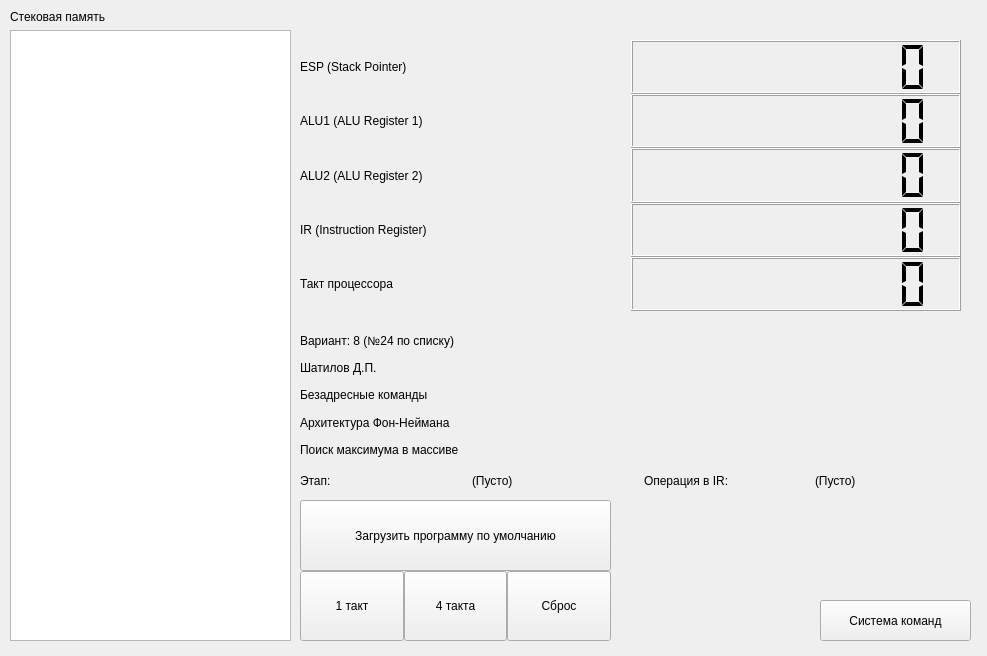
<?xml version="1.0" encoding="UTF-8"?>
<ui version="4.0">
 <class>MainWindow</class>
 <widget class="QMainWindow" name="MainWindow">
  <property name="geometry">
   <rect>
    <x>0</x>
    <y>0</y>
    <width>987</width>
    <height>656</height>
   </rect>
  </property>
  <property name="windowTitle">
   <string>Эмулятор ЦП</string>
  </property>
  <widget class="QWidget" name="centralwidget">
   <widget class="QWidget" name="verticalLayoutWidget">
    <property name="geometry">
     <rect>
      <x>10</x>
      <y>10</y>
      <width>281</width>
      <height>631</height>
     </rect>
    </property>
    <layout class="QVBoxLayout" name="verticalLayout">
     <item>
      <widget class="QLabel" name="label">
       <property name="text">
        <string>Стековая память</string>
       </property>
      </widget>
     </item>
     <item>
      <widget class="QListWidget" name="listWidget">
       <property name="selectionMode">
        <enum>QAbstractItemView::NoSelection</enum>
       </property>
      </widget>
     </item>
    </layout>
   </widget>
   <widget class="QWidget" name="verticalLayoutWidget_2">
    <property name="geometry">
     <rect>
      <x>300</x>
      <y>40</y>
      <width>661</width>
      <height>271</height>
     </rect>
    </property>
    <layout class="QVBoxLayout" name="verticalLayout_2">
     <property name="spacing">
      <number>0</number>
     </property>
     <item>
      <layout class="QHBoxLayout" name="horizontalLayout">
       <item>
        <widget class="QLabel" name="label_2">
         <property name="text">
          <string>ESP (Stack Pointer)</string>
         </property>
        </widget>
       </item>
       <item>
        <widget class="QLCDNumber" name="lcdNumber">
         <property name="palette">
          <palette>
           <active>
            <colorrole role="WindowText">
             <brush brushstyle="SolidPattern">
              <color alpha="255">
               <red>255</red>
               <green>0</green>
               <blue>0</blue>
              </color>
             </brush>
            </colorrole>
           </active>
           <inactive>
            <colorrole role="WindowText">
             <brush brushstyle="SolidPattern">
              <color alpha="255">
               <red>0</red>
               <green>0</green>
               <blue>0</blue>
              </color>
             </brush>
            </colorrole>
           </inactive>
           <disabled>
            <colorrole role="WindowText">
             <brush brushstyle="SolidPattern">
              <color alpha="255">
               <red>120</red>
               <green>120</green>
               <blue>120</blue>
              </color>
             </brush>
            </colorrole>
           </disabled>
          </palette>
         </property>
         <property name="smallDecimalPoint">
          <bool>false</bool>
         </property>
         <property name="digitCount">
          <number>10</number>
         </property>
         <property name="mode">
          <enum>QLCDNumber::Hex</enum>
         </property>
         <property name="segmentStyle">
          <enum>QLCDNumber::Flat</enum>
         </property>
         <property name="value" stdset="0">
          <double>0.000000000000000</double>
         </property>
         <property name="intValue" stdset="0">
          <number>0</number>
         </property>
        </widget>
       </item>
      </layout>
     </item>
     <item>
      <layout class="QHBoxLayout" name="horizontalLayout_3">
       <item>
        <widget class="QLabel" name="label_4">
         <property name="text">
          <string>ALU1 (ALU Register 1)</string>
         </property>
        </widget>
       </item>
       <item>
        <widget class="QLCDNumber" name="lcdNumber_3">
         <property name="palette">
          <palette>
           <active>
            <colorrole role="WindowText">
             <brush brushstyle="SolidPattern">
              <color alpha="255">
               <red>255</red>
               <green>0</green>
               <blue>0</blue>
              </color>
             </brush>
            </colorrole>
           </active>
           <inactive>
            <colorrole role="WindowText">
             <brush brushstyle="SolidPattern">
              <color alpha="255">
               <red>0</red>
               <green>0</green>
               <blue>0</blue>
              </color>
             </brush>
            </colorrole>
           </inactive>
           <disabled>
            <colorrole role="WindowText">
             <brush brushstyle="SolidPattern">
              <color alpha="255">
               <red>120</red>
               <green>120</green>
               <blue>120</blue>
              </color>
             </brush>
            </colorrole>
           </disabled>
          </palette>
         </property>
         <property name="digitCount">
          <number>10</number>
         </property>
         <property name="mode">
          <enum>QLCDNumber::Dec</enum>
         </property>
         <property name="segmentStyle">
          <enum>QLCDNumber::Flat</enum>
         </property>
        </widget>
       </item>
      </layout>
     </item>
     <item>
      <layout class="QHBoxLayout" name="horizontalLayout_4">
       <item>
        <widget class="QLabel" name="label_5">
         <property name="text">
          <string>ALU2 (ALU Register 2)</string>
         </property>
        </widget>
       </item>
       <item>
        <widget class="QLCDNumber" name="lcdNumber_4">
         <property name="palette">
          <palette>
           <active>
            <colorrole role="WindowText">
             <brush brushstyle="SolidPattern">
              <color alpha="255">
               <red>255</red>
               <green>0</green>
               <blue>0</blue>
              </color>
             </brush>
            </colorrole>
           </active>
           <inactive>
            <colorrole role="WindowText">
             <brush brushstyle="SolidPattern">
              <color alpha="255">
               <red>0</red>
               <green>0</green>
               <blue>0</blue>
              </color>
             </brush>
            </colorrole>
           </inactive>
           <disabled>
            <colorrole role="WindowText">
             <brush brushstyle="SolidPattern">
              <color alpha="255">
               <red>120</red>
               <green>120</green>
               <blue>120</blue>
              </color>
             </brush>
            </colorrole>
           </disabled>
          </palette>
         </property>
         <property name="digitCount">
          <number>10</number>
         </property>
         <property name="mode">
          <enum>QLCDNumber::Dec</enum>
         </property>
         <property name="segmentStyle">
          <enum>QLCDNumber::Flat</enum>
         </property>
        </widget>
       </item>
      </layout>
     </item>
     <item>
      <layout class="QHBoxLayout" name="horizontalLayout_2">
       <item>
        <widget class="QLabel" name="label_3">
         <property name="text">
          <string>IR (Instruction Register)</string>
         </property>
        </widget>
       </item>
       <item>
        <widget class="QLCDNumber" name="lcdNumber_2">
         <property name="palette">
          <palette>
           <active>
            <colorrole role="WindowText">
             <brush brushstyle="SolidPattern">
              <color alpha="255">
               <red>255</red>
               <green>0</green>
               <blue>0</blue>
              </color>
             </brush>
            </colorrole>
           </active>
           <inactive>
            <colorrole role="WindowText">
             <brush brushstyle="SolidPattern">
              <color alpha="255">
               <red>0</red>
               <green>0</green>
               <blue>0</blue>
              </color>
             </brush>
            </colorrole>
           </inactive>
           <disabled>
            <colorrole role="WindowText">
             <brush brushstyle="SolidPattern">
              <color alpha="255">
               <red>120</red>
               <green>120</green>
               <blue>120</blue>
              </color>
             </brush>
            </colorrole>
           </disabled>
          </palette>
         </property>
         <property name="digitCount">
          <number>10</number>
         </property>
         <property name="mode">
          <enum>QLCDNumber::Hex</enum>
         </property>
         <property name="segmentStyle">
          <enum>QLCDNumber::Flat</enum>
         </property>
        </widget>
       </item>
      </layout>
     </item>
     <item>
      <layout class="QHBoxLayout" name="horizontalLayout_5">
       <item>
        <widget class="QLabel" name="label_6">
         <property name="text">
          <string>Такт процессора</string>
         </property>
        </widget>
       </item>
       <item>
        <widget class="QLCDNumber" name="lcdNumber_5">
         <property name="palette">
          <palette>
           <active>
            <colorrole role="WindowText">
             <brush brushstyle="SolidPattern">
              <color alpha="255">
               <red>255</red>
               <green>0</green>
               <blue>0</blue>
              </color>
             </brush>
            </colorrole>
           </active>
           <inactive>
            <colorrole role="WindowText">
             <brush brushstyle="SolidPattern">
              <color alpha="255">
               <red>0</red>
               <green>0</green>
               <blue>0</blue>
              </color>
             </brush>
            </colorrole>
           </inactive>
           <disabled>
            <colorrole role="WindowText">
             <brush brushstyle="SolidPattern">
              <color alpha="255">
               <red>120</red>
               <green>120</green>
               <blue>120</blue>
              </color>
             </brush>
            </colorrole>
           </disabled>
          </palette>
         </property>
         <property name="digitCount">
          <number>10</number>
         </property>
         <property name="mode">
          <enum>QLCDNumber::Dec</enum>
         </property>
         <property name="segmentStyle">
          <enum>QLCDNumber::Flat</enum>
         </property>
        </widget>
       </item>
      </layout>
     </item>
    </layout>
   </widget>
   <widget class="QPushButton" name="pushButton_3">
    <property name="geometry">
     <rect>
      <x>820</x>
      <y>600</y>
      <width>151</width>
      <height>41</height>
     </rect>
    </property>
    <property name="text">
     <string>Система команд</string>
    </property>
   </widget>
   <widget class="QWidget" name="verticalLayoutWidget_4">
    <property name="geometry">
     <rect>
      <x>300</x>
      <y>460</y>
      <width>681</width>
      <height>41</height>
     </rect>
    </property>
    <layout class="QVBoxLayout" name="verticalLayout_4">
     <item>
      <layout class="QHBoxLayout" name="horizontalLayout_7">
       <item>
        <widget class="QLabel" name="label_9">
         <property name="text">
          <string>Этап:</string>
         </property>
        </widget>
       </item>
       <item>
        <widget class="QLabel" name="label_10">
         <property name="text">
          <string>(Пусто)</string>
         </property>
        </widget>
       </item>
       <item>
        <widget class="QLabel" name="label_7">
         <property name="text">
          <string>Операция в IR:</string>
         </property>
        </widget>
       </item>
       <item>
        <widget class="QLabel" name="label_8">
         <property name="text">
          <string>(Пусто)</string>
         </property>
        </widget>
       </item>
      </layout>
     </item>
    </layout>
   </widget>
   <widget class="QWidget" name="verticalLayoutWidget_3">
    <property name="geometry">
     <rect>
      <x>300</x>
      <y>330</y>
      <width>202</width>
      <height>130</height>
     </rect>
    </property>
    <layout class="QVBoxLayout" name="verticalLayout_3">
     <item>
      <widget class="QLabel" name="label_11">
       <property name="text">
        <string>Вариант: 8 (№24 по списку)</string>
       </property>
      </widget>
     </item>
     <item>
      <widget class="QLabel" name="label_12">
       <property name="text">
        <string>Шатилов Д.П.</string>
       </property>
      </widget>
     </item>
     <item>
      <widget class="QLabel" name="label_13">
       <property name="text">
        <string>Безадресные команды</string>
       </property>
      </widget>
     </item>
     <item>
      <widget class="QLabel" name="label_14">
       <property name="text">
        <string>Архитектура Фон-Неймана</string>
       </property>
      </widget>
     </item>
     <item>
      <widget class="QLabel" name="label_15">
       <property name="text">
        <string>Поиск максимума в массиве</string>
       </property>
      </widget>
     </item>
    </layout>
   </widget>
   <widget class="QWidget" name="verticalLayoutWidget_5">
    <property name="geometry">
     <rect>
      <x>300</x>
      <y>500</y>
      <width>311</width>
      <height>141</height>
     </rect>
    </property>
    <layout class="QVBoxLayout" name="verticalLayout_5">
     <property name="spacing">
      <number>0</number>
     </property>
     <item>
      <layout class="QHBoxLayout" name="horizontalLayout_8">
       <property name="sizeConstraint">
        <enum>QLayout::SetDefaultConstraint</enum>
       </property>
       <item>
        <widget class="QPushButton" name="pushButton">
         <property name="sizePolicy">
          <sizepolicy hsizetype="Minimum" vsizetype="Minimum">
           <horstretch>0</horstretch>
           <verstretch>0</verstretch>
          </sizepolicy>
         </property>
         <property name="text">
          <string>Загрузить программу по умолчанию</string>
         </property>
        </widget>
       </item>
      </layout>
     </item>
     <item>
      <layout class="QHBoxLayout" name="horizontalLayout_9">
       <property name="spacing">
        <number>0</number>
       </property>
       <item>
        <widget class="QPushButton" name="pushButton_2">
         <property name="sizePolicy">
          <sizepolicy hsizetype="Minimum" vsizetype="Minimum">
           <horstretch>0</horstretch>
           <verstretch>0</verstretch>
          </sizepolicy>
         </property>
         <property name="text">
          <string>1 такт</string>
         </property>
        </widget>
       </item>
       <item>
        <widget class="QPushButton" name="pushButton_4">
         <property name="sizePolicy">
          <sizepolicy hsizetype="Minimum" vsizetype="Minimum">
           <horstretch>0</horstretch>
           <verstretch>0</verstretch>
          </sizepolicy>
         </property>
         <property name="text">
          <string>4 такта</string>
         </property>
        </widget>
       </item>
       <item>
        <widget class="QPushButton" name="pushButton_5">
         <property name="sizePolicy">
          <sizepolicy hsizetype="Minimum" vsizetype="Minimum">
           <horstretch>0</horstretch>
           <verstretch>0</verstretch>
          </sizepolicy>
         </property>
         <property name="text">
          <string>Сброс</string>
         </property>
        </widget>
       </item>
      </layout>
     </item>
    </layout>
   </widget>
  </widget>
 </widget>
 <resources/>
 <connections/>
</ui>
